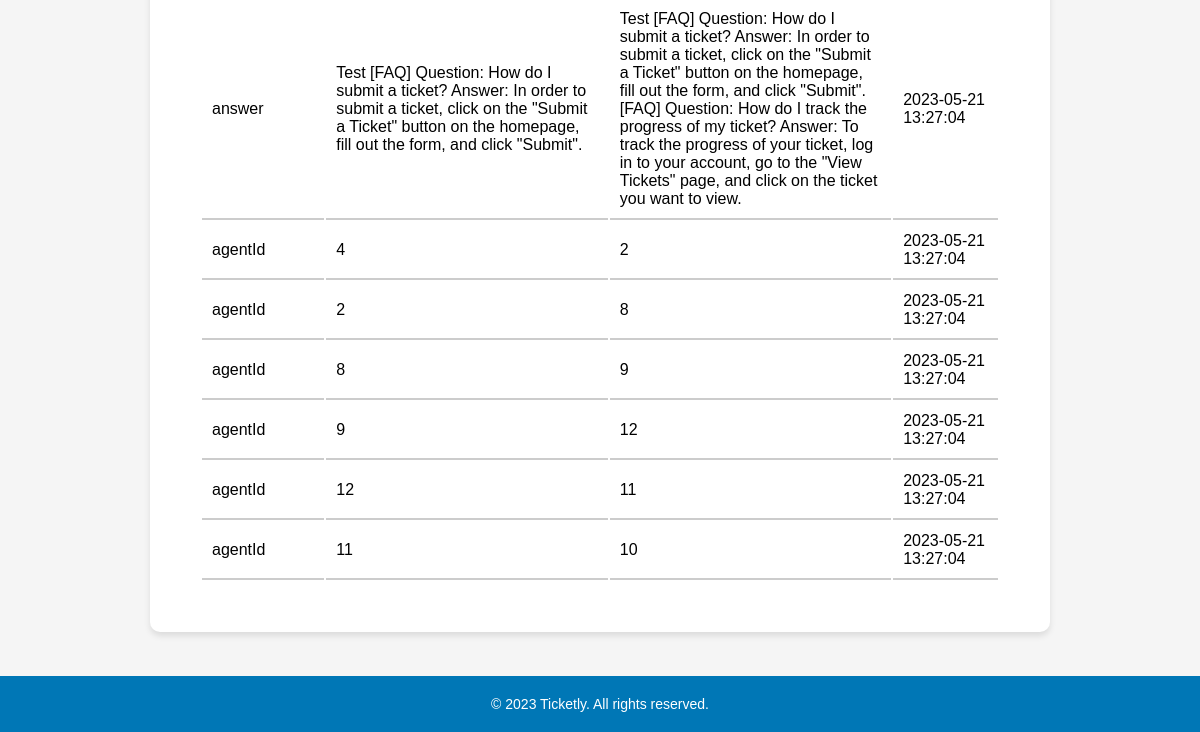
Before: /pages/ticketLog.php?id=1 (signed in, lower part) with the older database file.
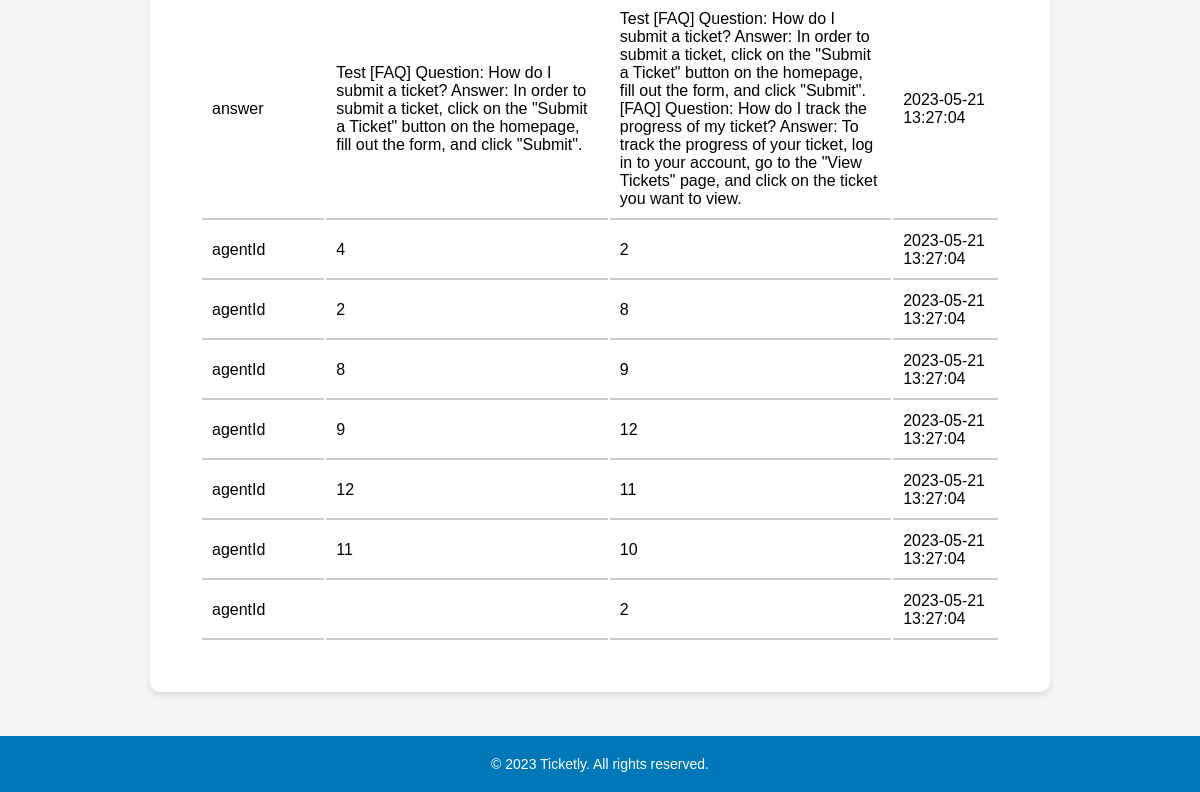
After: the same page with the newer database file.
### tables this page shows
CREATE TABLE ticket_logs (
    id INTEGER PRIMARY KEY AUTOINCREMENT,
    ticket_id INTEGER NOT NULL,
    field VARCHAR(255) NOT NULL,
    old_value TEXT,
    new_value TEXT,
    created_at DATETIME NOT NULL,
    FOREIGN KEY(ticket_id) REFERENCES tickets(id)
);

### pages/ticketLog.php (called while the page is built, shortened)
<?php
    $session = new Session();
    require_once(__DIR__ . '/../templates/ticketLog.tpl.php');
    drawTicketLog($session);
?>

### database/ticketLogs.class.php (called while the page is built, shortened)
<?php
    class TicketLogs {
        public function __construct(?int $id, int $ticketId, string $fieldName, string $oldValue, string $newValue) {
            $this->fieldName = $fieldName;
            $this->oldValue = $oldValue;
            $this->newValue = $newValue;
            $this->createdAt = date('Y-m-d H:i:s');
        }
    }
    function getLogsByTicketId(PDO $db, int $ticketId): array {
        $stmt = $db->prepare('SELECT * FROM ticket_logs WHERE ticket_id = :ticketId');
        $stmt->bindValue(':ticketId', $ticketId, PDO::PARAM_INT);
        $stmt->execute();
        $logs = [];
        while ($row = $stmt->fetch(PDO::FETCH_ASSOC)) {
            $logs[] = new TicketLogs(
                (int) $row['id'],
                (int) $row['ticket_id'],
                $row['field'],
                $row['old_value'],
                $row['new_value']
            );
        }
        return $logs;
    }
?>

### templates/ticketLog.tpl.php (the view, shortened to what this page needs)
<?php function drawTicketLog(Session $session) {
    ?>
    <!DOCTYPE html>
    <html lang="en">
    <head>
        <link rel="stylesheet" href="../style/listClients.css">
    </head>
    <body>
        <?php include '../templates/header.tpl.php';?>
        <main>
            <section id="ticket-log">
                <?php
                require_once '../database/connection.db.php';
                require_once '../database/ticketLogs.class.php';
                $db = getDatabaseConnection();
                $ticketID = $_GET['id'];
                $ticketLogs = getLogsByTicketId($db, $ticketID);
                if (empty($ticketLogs)) {
                    echo '<p>No logs found for this ticket.</p>';
                } else {
                    echo '<table>';
                    foreach ($ticketLogs as $log) {
                        echo '<tr>';
                        echo '<td>' . $log->fieldName . '</td>';
                        echo '<td>' . $log->oldValue . '</td>';
                        echo '<td>' . $log->newValue . '</td>';
                        echo '<td>' . $log->createdAt . '</td>';
                        echo '</tr>';
                    }
                    echo '</table>';
                }
                ?>
            </section>
        </main>
        <?php include '../templates/footer.tpl.php'; ?>
    </body>
    </html>
<?php } ?>

Changed rows visible on the page:
added ticket_logs: field "agentId", new_value "2", createdAt "2023-05-21 13:27:04"
